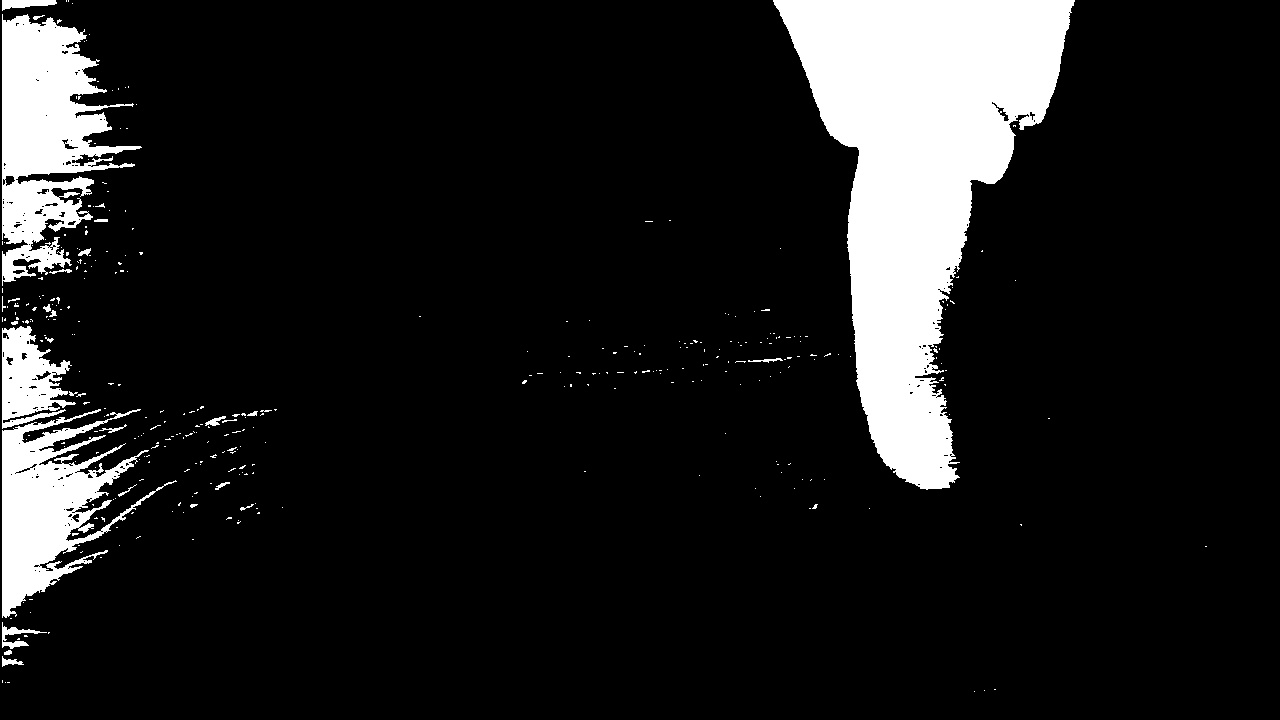
#> input picture birdview/birdview_frame(1).jpg, 1280 x 720 px
$ python tracking.py
#> lines starting #> are read from the running program, lines starting #| are printed output that depends on the picture
import math
import os

import cv2
import numpy as np
from matplotlib import pyplot as plt
from skimage.feature import peak_local_max


# [36 lines of commented-out code are left out]

img = cv2.imread('birdview//birdview_frame(' + str(1) + ').jpg', 0)
#> img is the input picture: shape (720, 1280); min 0, max 255, mean 30.2
p0 = cv2.goodFeaturesToTrack(img, maxCorners=70, qualityLevel=0.001, minDistance=5)
#> p0 = 70 rows, first 8: [41, 278], [68, 307], [639, 353], [65, 235], [86, 227], [17, 318], [141, 253], [126, 464]
#p0 = np.array(feature_points(img, 0.9, 1, 31))
print(p0)
#> (printed output is left out)
feature_points_x = []
feature_points_y = []
for i in range(1, len(os.listdir('birdview/'))-2):
    img1 = cv2.imread('birdview//birdview_frame(' + str(i) + ').jpg', 0)
    img2 = cv2.imread('birdview//birdview_frame(' + str(i + 1) + ').jpg', 0)
    p1, isFound, err = cv2.calcOpticalFlowPyrLK(img1, img2, p0, None, winSize=(31, 31), maxLevel=10, criteria=(cv2.TERM_CRITERIA_EPS | cv2.TERM_CRITERIA_COUNT, 30, 0.03), flags=cv2.OPTFLOW_LK_GET_MIN_EIGENVALS, minEigThreshold=0.00025)
    aa = isFound > 0
    points = p1[aa[:, 0], :]
    p0 = points
    for i in range(0, len(points)):
        feature_points_x.append(((points[i])[0])[0])
        feature_points_y.append(((points[i])[0])[1])
plt.imshow(img, cmap='copper')
plt.scatter(feature_points_x, feature_points_y, s=5, marker='+', color='red')
#plt.gca().invert_yaxis()
plt.gca().invert_xaxis()
plt.axis('off')
plt.show()
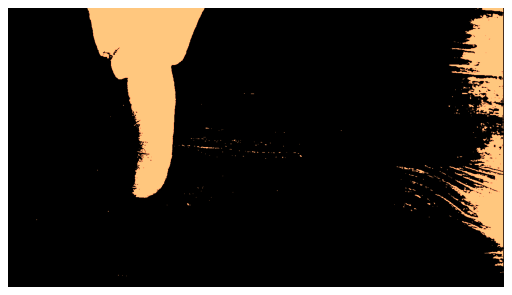
#> figure drawn by matplotlib, 1 panel

$ run again, with birdview/birdview_frame(101).jpg copied over birdview/birdview_frame(1).jpg
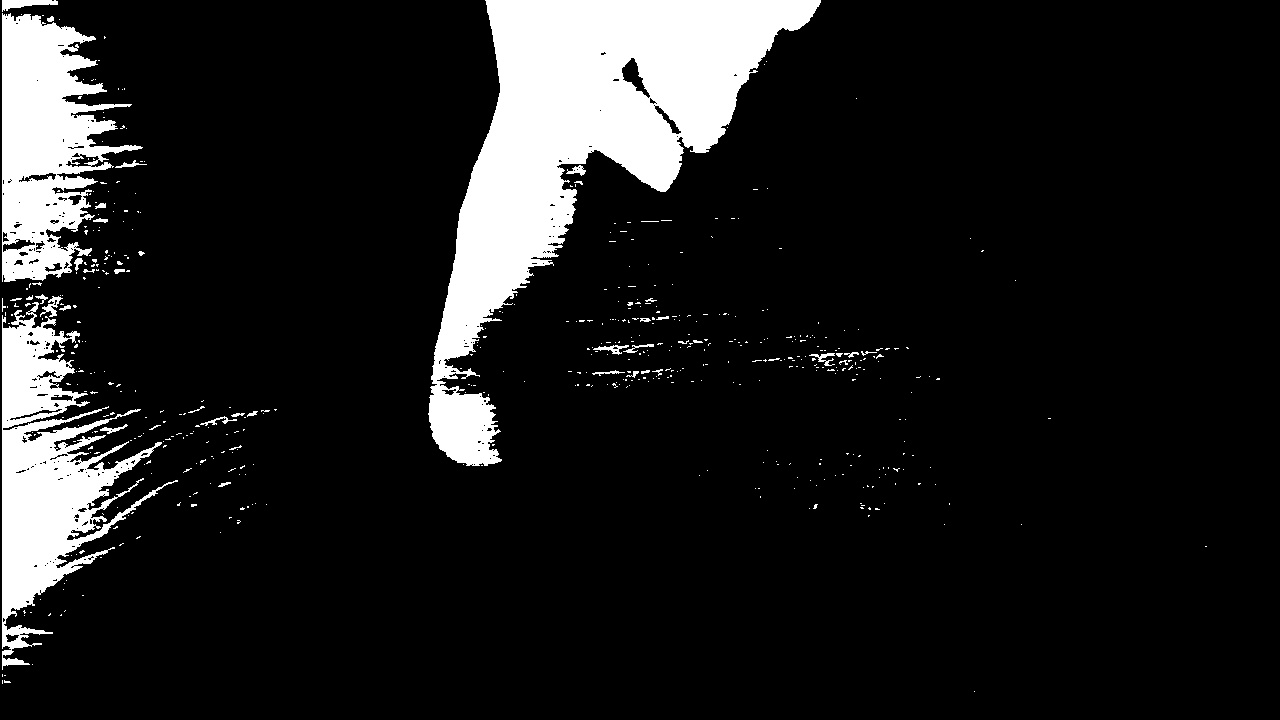
#> input picture birdview/birdview_frame(101).jpg, 1280 x 720 px
#> img is the input picture: shape (720, 1280); min 0, max 255, mean 30.2
#> p0 = 70 rows, first 8: [869, 508], [84, 278], [123, 126], [57, 350], [671, 376], [626, 379], [128, 258], [578, 385]
#> (printed output is left out)
#> `plt.show()`:
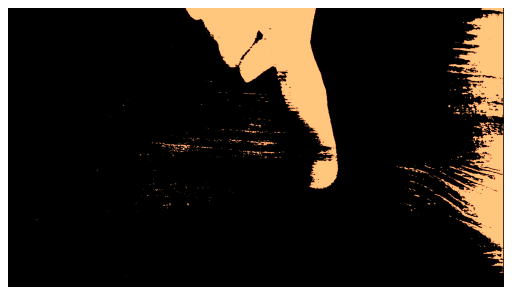
#> figure drawn by matplotlib, 1 panel
